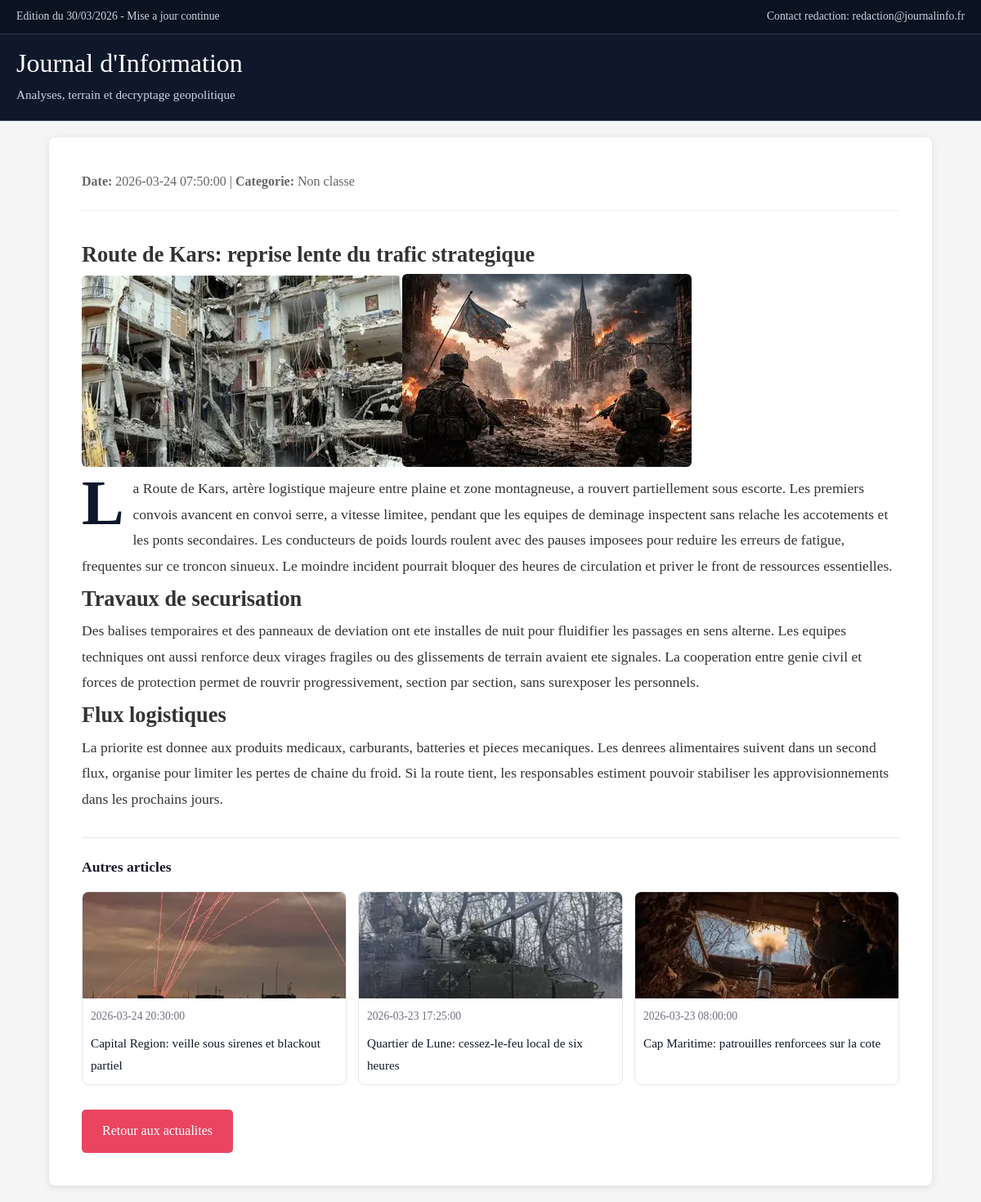
Before: /simple-php-login/pages/article-FO.php?id=9 with the older database file.
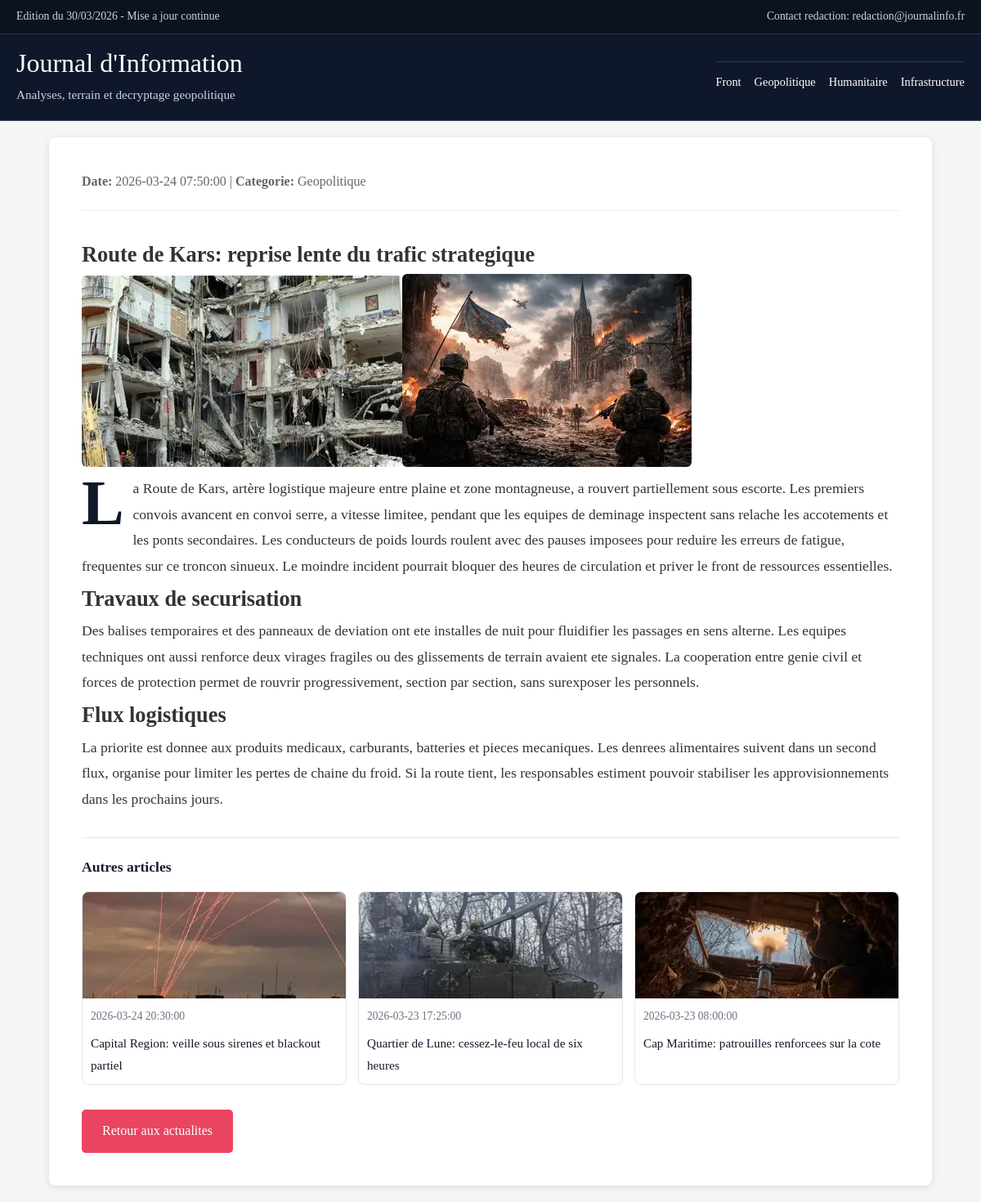
After: the same page with the newer database file.
### tables this page shows
CREATE TABLE journal_info (
    id INT AUTO_INCREMENT PRIMARY KEY,
    id_admin INT NOT NULL,
    id_categorie INT NOT NULL DEFAULT 1,
    titre VARCHAR(255) NOT NULL,
    date DATETIME NOT NULL,
    details TEXT NOT NULL,
    CONSTRAINT fk_journal_info_admin FOREIGN KEY (id_admin) REFERENCES journal_user(id_user),
    CONSTRAINT fk_journal_info_categorie FOREIGN KEY (id_categorie) REFERENCES journal_categories(id_categorie)
);

CREATE TABLE journal_categories (
    id_categorie INT AUTO_INCREMENT PRIMARY KEY,
    nom_categorie VARCHAR(100) NOT NULL UNIQUE
);

### simple-php-login/pages/article-FO.php (the view, shortened to what this page needs)
<?php
$articleId = max(0, (int) ($_GET['id'] ?? 0));
$article = null;
$categories = [];
$relatedArticles = [];
function normalize_front_image_src_detail(string $src): string
{
    $src = trim($src);
    if (strpos($src, '/uploads/') === 0) {
        return str_replace('/uploads/', '/simple-php-login/uploads/', $src);
    }
    return $src;
}
function extract_first_image_from_details_front(string $details): string
{
    if (preg_match('/src=["\']([^"\']+)["\']/i', $details, $match) === 1) {
        return normalize_front_image_src_detail((string) $match[1]);
    }
    return '';
}
try {
    $pdo = db_connect();
    $catStmt = $pdo->query('SELECT id_categorie, nom_categorie FROM journal_categories ORDER BY nom_categorie ASC');
    $categories = $catStmt->fetchAll();
    $stmt = $pdo->prepare('SELECT ji.*, ju.nom AS admin_nom, jc.nom_categorie FROM journal_info ji LEFT JOIN journal_user ju ON ji.id_admin = ju.id_user LEFT JOIN journal_categories jc ON ji.id_categorie = jc.id_categorie WHERE ji.id = :id LIMIT 1');
    $stmt->bindValue(':id', $articleId, PDO::PARAM_INT);
    $stmt->execute();
    $article = $stmt->fetch();
    $relatedStmt = $pdo->prepare('SELECT id, titre, date, details FROM journal_info WHERE id <> :id AND details LIKE :withImage ORDER BY date DESC LIMIT 3');
    $relatedStmt->bindValue(':id', $articleId, PDO::PARAM_INT);
    $relatedStmt->bindValue(':withImage', '%src=%');
    $relatedStmt->execute();
    $relatedRows = $relatedStmt->fetchAll();
    foreach ($relatedRows as $row) {
        $img = extract_first_image_from_details_front((string) ($row['details'] ?? ''));
        $row['first_image'] = $img;
        $relatedArticles[] = $row;
    }
} catch (Throwable $e) {
    $dbError = 'Erreur de connexion a la base de donnees.';
}
$articleDetailsHtml = '';
if (is_array($article)) {
    $articleDetailsHtml = (string) ($article['details'] ?? '');
    $articleDetailsHtml = preg_replace_callback(
        '/(<img[^>]+src=["\'])([^"\']+)(["\'])/i',
        static function (array $matches): string {
            return $matches[1] . normalize_front_image_src_detail((string) $matches[2]) . $matches[3];
        },
        $articleDetailsHtml
    ) ?? $articleDetailsHtml;
}
?>
<!DOCTYPE html>
<html lang="fr">
<head>
</head>
<body>
    <header class="site-header">
        <div class="header-top">
            <div class="header-top-inner">
                <span>Edition du <?= date('d/m/Y') ?> - Mise a jour continue</span>
                <span>Contact redaction: redaction@journalinfo.fr</span>
            </div>
        </div>
        <div class="header-main-inner">
            <div>
                <a href="actualites-FO.php" class="brand-link">Journal d'Information</a>
                <p class="brand-tagline">Analyses, terrain et decryptage geopolitique</p>
            </div>
            <div class="header-categories">
                <?php foreach ($categories as $headerCategory): ?>
                    <a href="actualites-FO.php?category=<?= (int) $headerCategory['id_categorie'] ?>" class="category-link">
                        <?= htmlspecialchars((string) $headerCategory['nom_categorie'], ENT_QUOTES, 'UTF-8') ?>
                    </a>
                <?php endforeach; ?>
            </div>
        </div>
    </header>
    <main>
        <?php if ($article): ?>
            <article class="article-container">
                <div class="article-meta">
                    <p><strong>Date:</strong> <?= htmlspecialchars((string) $article['date'], ENT_QUOTES, 'UTF-8') ?> | <strong>Categorie:</strong> <?= htmlspecialchars((string) ($article['nom_categorie'] ?? 'Non classe'), ENT_QUOTES, 'UTF-8') ?></p>
                </div>
                <div class="article-content">
                    <?= $articleDetailsHtml ?>
                </div>
                <?php if (!empty($relatedArticles)): ?>
                    <section class="related-section">
                        <h3 class="related-title">Autres articles</h3>
                        <div class="related-grid">
                            <?php foreach ($relatedArticles as $related): ?>
                                <a href="article-FO.php?id=<?= (int) $related['id'] ?>" class="related-card">
                                    <img src="<?= htmlspecialchars((string) $related['first_image'], ENT_QUOTES, 'UTF-8') ?>" alt="Apercu article" class="related-thumb">
                                    <div class="related-body">
                                        <p class="related-date"><?= htmlspecialchars((string) ($related['date'] ?? ''), ENT_QUOTES, 'UTF-8') ?></p>
                                        <p class="related-name"><?= htmlspecialchars((string) ($related['titre'] ?? ''), ENT_QUOTES, 'UTF-8') ?></p>
                                    </div>
                                </a>
                            <?php endforeach; ?>
                        </div>
                    </section>
                <?php endif; ?>
                <a href="actualites-FO.php" class="back-link">Retour aux actualites</a>
            </article>
        <?php endif; ?>
    </main>
</body>
</html>

### simple-php-login/pages/article-FO.php (style rules this page uses)
* { margin: 0; padding: 0; box-sizing: border-box; }
body { font-family: "Merriweather", Georgia, serif; line-height: 1.8; color: #333; background-color: #f5f5f5; }
.site-header { background-color: #0f172a; color: #f8fafc; border-bottom: 1px solid rgba(148, 163, 184, 0.35); }
.header-top { background: #0b1220; border-bottom: 1px solid rgba(148, 163, 184, 0.25); font-size: 0.86rem; }
.header-top-inner { max-width: 1200px; margin: 0 auto; padding: 8px 20px; display: flex; justify-content: space-between; gap: 12px; flex-wrap: wrap; color: #cbd5e1; }
.header-main-inner { max-width: 1200px; margin: 0 auto; padding: 18px 20px; display: flex; justify-content: space-between; align-items: center; gap: 16px; flex-wrap: wrap; }
.brand-link { color: #ffffff; text-decoration: none; font-size: 2rem; line-height: 1.1; font-family: "Playfair Display", "Times New Roman", serif; }
.brand-tagline { margin: 4px 0 0; font-size: 0.95rem; color: #cbd5e1; }
.header-categories { display: flex; gap: 16px; flex-wrap: wrap; padding-top: 12px; border-top: 1px solid rgba(148, 163, 184, 0.25); }
.category-link { color: #ffffff; text-decoration: none; font-size: 0.9rem; font-weight: 500; }
main { width: 90%; max-width: 1200px; margin: 20px auto; padding: 0; }
.article-container { background: white; border-radius: 8px; padding: 40px; box-shadow: 0 2px 10px rgba(0,0,0,0.1); }
.article-meta { color: #666; margin-bottom: 30px; padding-bottom: 20px; border-bottom: 1px solid #eee; }
.article-content { font-size: 1.1rem; }
.article-content p:first-of-type::first-letter { float: left; font-family: "Playfair Display", "Times New Roman", serif; font-size: 4.4em; line-height: 0.82; margin: 0.03em 0.14em 0 0; font-weight: 700; color: #0f172a; text-transform: uppercase; }
.article-content img { max-width: 100%; border-radius: 6px; height: auto; }
.related-section { margin-top: 30px; border-top: 1px solid #e5e7eb; padding-top: 20px; }
.related-title { margin: 0 0 14px 0; font-size: 1.1rem; color: #1a1a2e; }
.related-grid { display: grid; grid-template-columns: repeat(3, minmax(0, 1fr)); gap: 14px; }
.related-card { border: 1px solid #e5e7eb; border-radius: 8px; overflow: hidden; background: #fff; text-decoration: none; color: inherit; }
.related-thumb { width: 100%; height: 130px; object-fit: cover; display: block; background: #f3f4f6; }
.related-body { padding: 10px; }
.related-date { margin: 0 0 6px 0; font-size: 0.85rem; color: #6b7280; }
.related-name { margin: 0; font-size: 0.95rem; color: #111827; }
.back-link { display: inline-block; margin-top: 30px; padding: 12px 25px; background-color: #e94560; color: white; text-decoration: none; border-radius: 5px; }

Changed rows visible on the page:
added journal_categories: nom_categorie "Front"
added journal_categories: nom_categorie "Geopolitique"
added journal_categories: nom_categorie "Humanitaire"
added journal_categories: nom_categorie "Infrastructure"
shown differently, row unchanged: journal_info: id_categorie.nom_categorie (not shown) → "Geopolitique"
Other visible differences:
$article['nom_categorie']: "Non classe" → (not shown)
